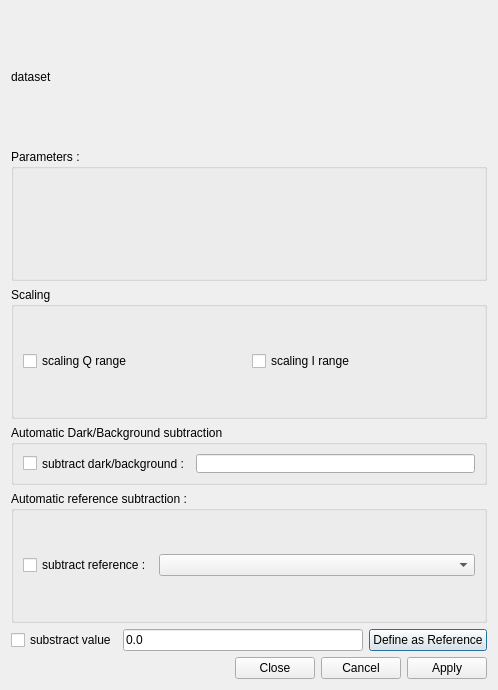
<?xml version="1.0" encoding="UTF-8"?>
<ui version="4.0">
 <class>dlgSAXSAbsolute</class>
 <widget class="QDialog" name="dlgSAXSAbsolute">
  <property name="geometry">
   <rect>
    <x>0</x>
    <y>0</y>
    <width>498</width>
    <height>690</height>
   </rect>
  </property>
  <property name="minimumSize">
   <size>
    <width>0</width>
    <height>553</height>
   </size>
  </property>
  <property name="windowTitle">
   <string>Absolute Intensities</string>
  </property>
  <layout class="QVBoxLayout" name="verticalLayout">
   <item>
    <widget class="QLabel" name="labelDataset">
     <property name="minimumSize">
      <size>
       <width>0</width>
       <height>20</height>
      </size>
     </property>
     <property name="baseSize">
      <size>
       <width>0</width>
       <height>0</height>
      </size>
     </property>
     <property name="text">
      <string>dataset</string>
     </property>
     <property name="alignment">
      <set>Qt::AlignJustify|Qt::AlignVCenter</set>
     </property>
    </widget>
   </item>
   <item>
    <widget class="QGroupBox" name="groupBox">
     <property name="title">
      <string>Parameters :</string>
     </property>
     <layout class="QGridLayout" name="gridLayout">
      <item row="0" column="0">
       <layout class="QFormLayout" name="formLayout">
        <property name="fieldGrowthPolicy">
         <enum>QFormLayout::AllNonFixedFieldsGrow</enum>
        </property>
        <property name="labelAlignment">
         <set>Qt::AlignRight|Qt::AlignTrailing|Qt::AlignVCenter</set>
        </property>
       </layout>
      </item>
     </layout>
    </widget>
   </item>
   <item>
    <widget class="QGroupBox" name="groupBox_2">
     <property name="title">
      <string>Scaling</string>
     </property>
     <layout class="QHBoxLayout" name="horizontalLayout">
      <item>
       <widget class="QCheckBox" name="checkQrange">
        <property name="text">
         <string>scaling Q range</string>
        </property>
       </widget>
      </item>
      <item>
       <widget class="QCheckBox" name="checkIrange">
        <property name="text">
         <string>scaling I range</string>
        </property>
       </widget>
      </item>
     </layout>
    </widget>
   </item>
   <item>
    <widget class="QGroupBox" name="groupBoxBack">
     <property name="maximumSize">
      <size>
       <width>16777215</width>
       <height>60</height>
      </size>
     </property>
     <property name="title">
      <string>Automatic Dark/Background subtraction</string>
     </property>
     <layout class="QVBoxLayout" name="verticalLayout_3">
      <item>
       <layout class="QHBoxLayout" name="horizontalLayout_3">
        <item>
         <widget class="QCheckBox" name="checkSubtractBack">
          <property name="maximumSize">
           <size>
            <width>16777215</width>
            <height>20</height>
           </size>
          </property>
          <property name="text">
           <string>subtract dark/background :</string>
          </property>
         </widget>
        </item>
        <item>
         <widget class="QLineEdit" name="txtBackground"/>
        </item>
       </layout>
      </item>
     </layout>
    </widget>
   </item>
   <item>
    <widget class="QGroupBox" name="groupBoxReference">
     <property name="enabled">
      <bool>true</bool>
     </property>
     <property name="title">
      <string>Automatic reference subtraction :</string>
     </property>
     <layout class="QVBoxLayout" name="verticalLayout_2">
      <item>
       <layout class="QHBoxLayout" name="horizontalLayout_4">
        <item>
         <widget class="QCheckBox" name="checkSubstractRef">
          <property name="maximumSize">
           <size>
            <width>130</width>
            <height>16777215</height>
           </size>
          </property>
          <property name="text">
           <string>subtract reference :</string>
          </property>
         </widget>
        </item>
        <item>
         <widget class="QComboBox" name="comboBoxReference">
          <property name="minimumSize">
           <size>
            <width>0</width>
            <height>0</height>
           </size>
          </property>
         </widget>
        </item>
       </layout>
      </item>
     </layout>
    </widget>
   </item>
   <item>
    <layout class="QHBoxLayout" name="horizontalLayout_2">
     <item>
      <widget class="QCheckBox" name="chkReferenceValue">
       <property name="text">
        <string>substract value</string>
       </property>
      </widget>
     </item>
     <item>
      <widget class="QLineEdit" name="txtValue">
       <property name="text">
        <string>0.0</string>
       </property>
      </widget>
     </item>
     <item>
      <widget class="QPushButton" name="btnDefineAsReference">
       <property name="text">
        <string>Define as Reference</string>
       </property>
      </widget>
     </item>
    </layout>
   </item>
   <item>
    <widget class="QDialogButtonBox" name="buttonBox">
     <property name="orientation">
      <enum>Qt::Horizontal</enum>
     </property>
     <property name="standardButtons">
      <set>QDialogButtonBox::Apply|QDialogButtonBox::Cancel|QDialogButtonBox::Close</set>
     </property>
    </widget>
   </item>
  </layout>
 </widget>
 <resources/>
 <connections>
  <connection>
   <sender>buttonBox</sender>
   <signal>rejected()</signal>
   <receiver>dlgSAXSAbsolute</receiver>
   <slot>reject()</slot>
   <hints>
    <hint type="sourcelabel">
     <x>316</x>
     <y>260</y>
    </hint>
    <hint type="destinationlabel">
     <x>286</x>
     <y>274</y>
    </hint>
   </hints>
  </connection>
 </connections>
</ui>
